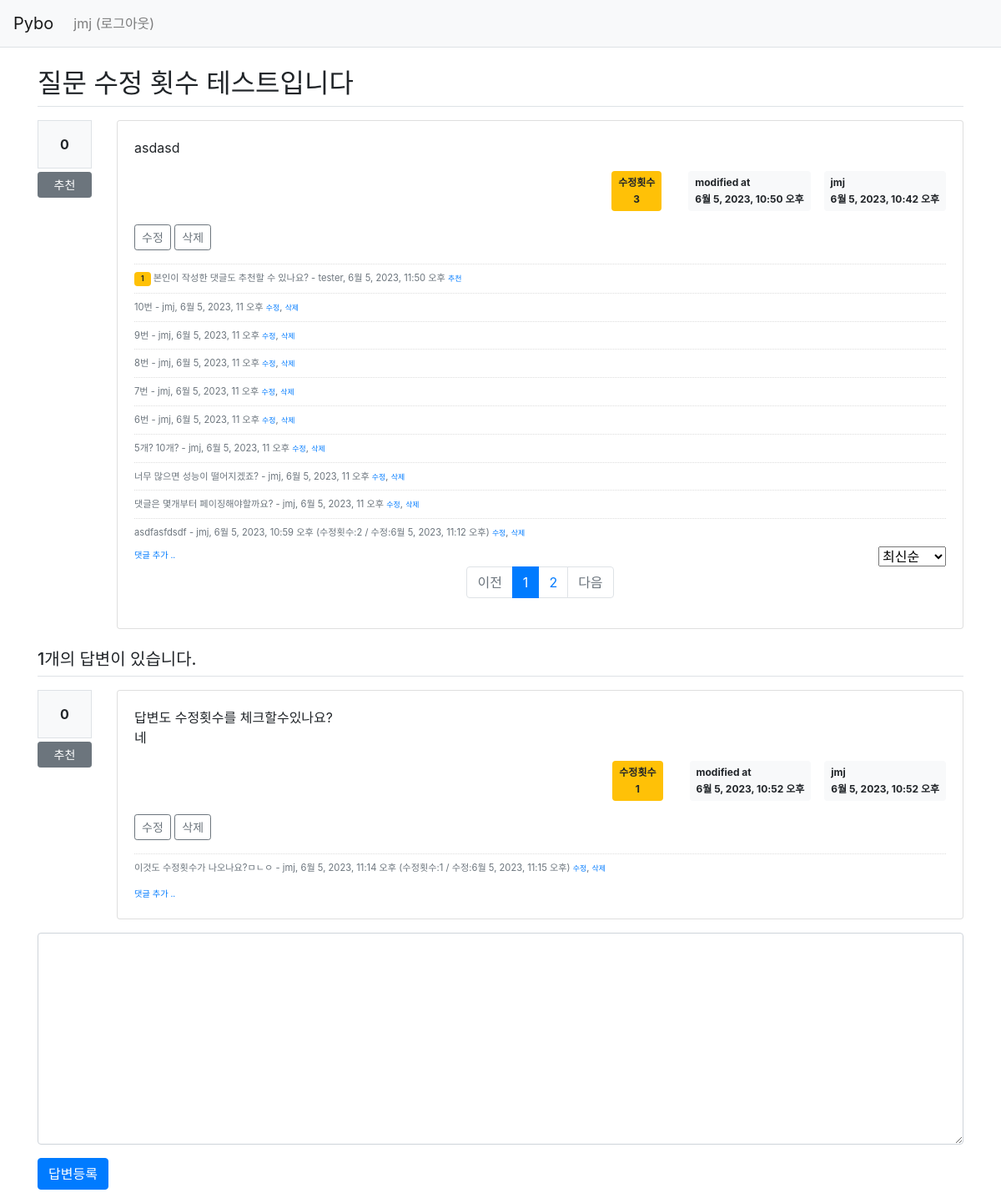
The page /pybo/16/ (signed in) on the database as committed earlier.
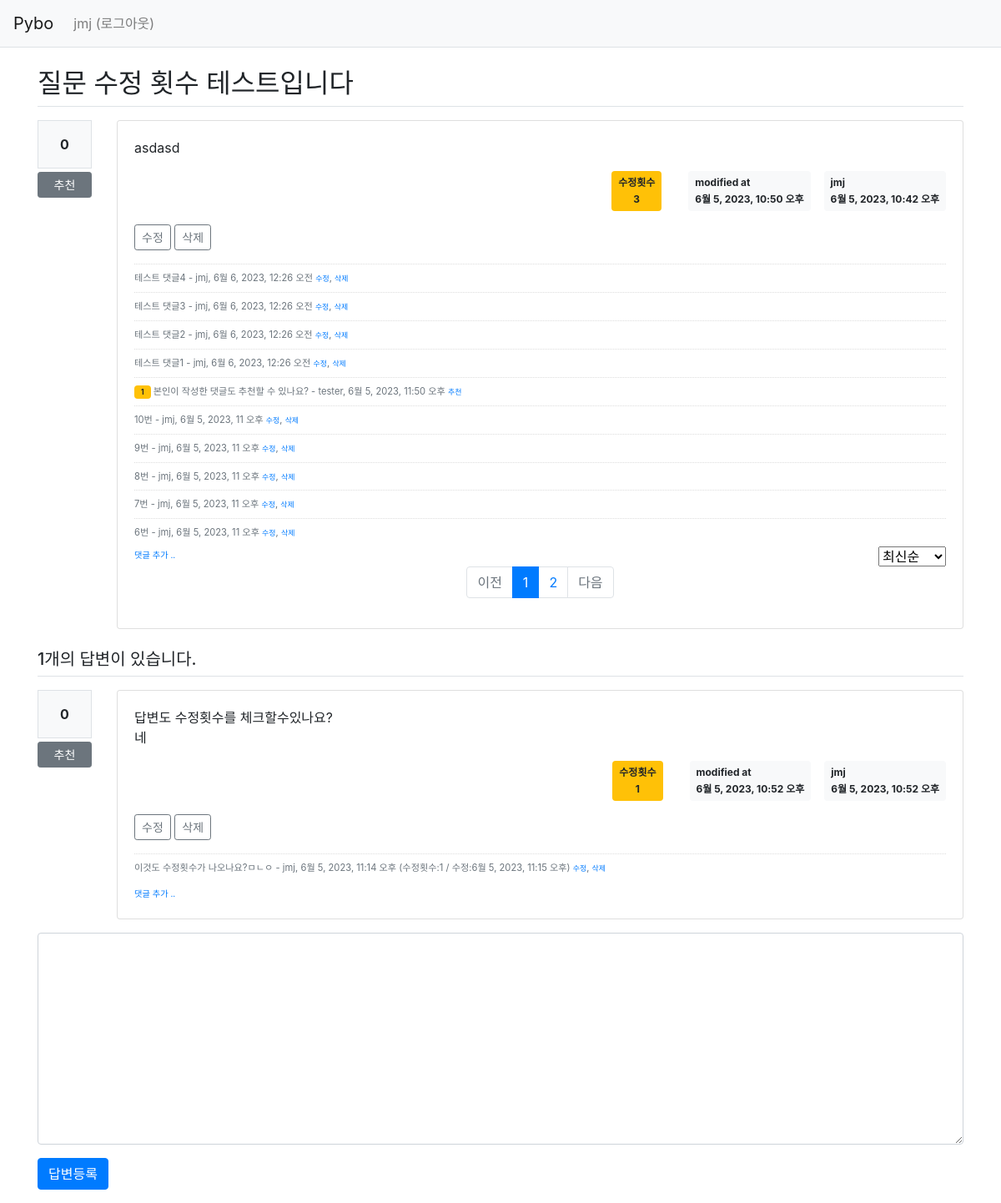
The same page on the database as committed later.
### pybo/models.py (models this page shows, shortened)
class Comment(models.Model):
    author = models.ForeignKey(User, on_delete=models.CASCADE, related_name='author_comment')
    content = models.TextField()
    create_date = models.DateTimeField()
    modify_date = models.DateTimeField(null=True, blank=True)
    question = models.ForeignKey(Question, null=True, blank=True, on_delete=models.CASCADE)
    answer = models.ForeignKey(Answer, null=True, blank=True, on_delete=models.CASCADE)
    modify_count = models.IntegerField() # 댓글 수정 횟수 추가
    voter = models.ManyToManyField(User, related_name='voter_comment')

class Answer(models.Model):
    author = models.ForeignKey(User, on_delete=models.CASCADE, related_name='author_answer')
    question = models.ForeignKey(Question, on_delete=models.CASCADE)
    content = models.TextField()
    create_date = models.DateTimeField()
    modify_date = models.DateTimeField(null=True, blank=True)
    voter = models.ManyToManyField(User, related_name='voter_answer')
    modify_count = models.IntegerField() # 답변 수정 횟수 추가

### pybo/views/base_views.py (the view)
# urls.py: path('<int:question_id>/', base_views.detail, name='detail'),
def detail(request, question_id):
    question = get_object_or_404(Question, pk=question_id)
    page = request.GET.get('page', '1')  # 페이지
    so = request.GET.get('so', 'recent')  # 정렬기준
    if so == 'recommend':
        comment_list = question.comment_set.annotate(num_voter=Count('voter')).order_by('-num_voter', '-create_date')
    elif so == 'oldest':  # oldest
        comment_list = question.comment_set.order_by('create_date')
    else:  # recent
        comment_list = question.comment_set.order_by('-create_date')
    paginator = Paginator(comment_list, 10)  # 페이지당 10개씩 보여주기
    page_obj = paginator.get_page(page)
    context = {'question': question, 'comment_list': page_obj, 'page': page, 'so': so}
    return render(request, 'pybo/question_detail.html', context)

### pybo/templatetags/pybo_filter.py (called while the page is built)
@register.filter()
def mark(value):
    extensions = ["nl2br", "fenced_code"]
    return mark_safe(markdown.markdown(value, extensions=extensions))

### templates/pybo/question_detail.html (shortened to what the changed rows need)
{% extends 'base.html' %}
{% load pybo_filter %}
{% block content %}
<div class="container my-3">
    <h2 class="border-bottom py-2">{{ question.subject }}</h2>
    <div class="row my-3">
        <div class="col-11">
            <div class="card">
                <div class="card-body">
                    {% if comment_list %}
                    <div class="mt-3">
                    {% for comment in comment_list %}
                        <div class="comment py-2 text-muted">
                            {% if comment.voter.all.count > 0 %}
                            <span class="badge badge-warning px-2 py-1">{{ comment.voter.all.count }}</span>
                            {% endif %}
                            <span style="white-space: pre-line;">{{ comment.content }}</span>
                            <span>
                                - {{ comment.author }}, {{ comment.create_date }}
                                {% if comment.modify_date %}
                                (수정횟수:{{ comment.modify_count }} / 수정:{{ comment.modify_date }})
                                {% endif %}
                            </span>
                            {% if request.user == comment.author %}
                            <a href="{% url 'pybo:comment_modify_question' comment.id  %}" class="small">수정</a>,
                            <a href="#" class="small delete"
                               data-uri="{% url 'pybo:comment_delete_question' comment.id  %}">삭제</a>
                            {% else %}
                            <a href="#" data-uri="{% url 'pybo:vote_comment' comment.id  %}"
                                class="small recommend">추천</a>
                            {% endif %}
                        </div>
                    {% endfor %}
                    </div>
                    {% endif %}
                    <ul class="pagination justify-content-center ">
                        {% for page_number in comment_list.paginator.page_range %}
                        {% if page_number >= comment_list.number|add:-5 and page_number <= comment_list.number|add:5 %}
                            {% if page_number == comment_list.number %}
                            <li class="page-item active" aria-current="page">
                                <a class="page-link" data-page="{{ page_number }}" href="#">{{ page_number }}</a>
                            </li>
                            {% else %}
                            <li class="page-item">
                                <a class="page-link" data-page="{{ page_number }}" href="#">{{ page_number }}</a>
                            </li>
                            {% endif %}
                        {% endif %}
                        {% endfor %}
                    </ul>
                </div>
            </div>
        </div>
    </div>
    {% for answer in question.answer_set.all %}
    <div class="row my-3">
        <div class="col-1">
            <div class="bg-light text-center p-3 border font-weight-bolder mb-1">{{answer.voter.count}}</div>
            <a href="#" data-uri="{% url 'pybo:vote_answer' answer.id  %}"
                class="recommend btn btn-sm btn-secondary btn-block my-1">추천</a>
        </div>
        <div class="col-11">
            <div class="card">
                <div class="card-body">
                    <div class="card-text">{{ answer.content|mark }}</div>
                    <div class="d-flex justify-content-end">
                        {% if answer.modify_date %}
                        <div class="badge badge-warning p-2 text-center mx-3">
                            <div class="mb-2">수정횟수</div>
                            <div>{{ answer.modify_count }}</div>
                        </div>
                        <div class="badge badge-light p-2 text-left mx-3">
                            <div class="mb-2">modified at</div>
                            <div>{{ answer.modify_date }}</div>
                        </div>
                        {% endif %}
                        <div class="badge badge-light p-2 text-left">
                            <div class="mb-2">{{ answer.author.username }}</div>
                            <div>{{ answer.create_date }}</div>
                        </div>
                    </div>
                    {% if request.user == answer.author %}
                    <div class="my-3">
                        <a href="{% url 'pybo:answer_modify' answer.id  %}"
                           class="btn btn-sm btn-outline-secondary">수정</a>
                        <a href="#" class="delete btn btn-sm btn-outline-secondary "
                           data-uri="{% url 'pybo:answer_delete' answer.id  %}">삭제</a>
                    </div>
                    {% endif %}
                    {% if answer.comment_set.count > 0 %}
                    <div class="mt-3">
                    {% for comment in answer.comment_set.all %}
                        <div class="comment py-2 text-muted">
                            <span style="white-space: pre-line;">{{ comment.content }}</span>
                            <span>
                                - {{ comment.author }}, {{ comment.create_date }}
                                {% if comment.modify_date %}
                                (수정횟수:{{ comment.modify_count }} / 수정:{{ comment.modify_date }})
                                {% endif %}
                            </span>
                            {% if request.user == comment.author %}
                            <a href="{% url 'pybo:comment_modify_answer' comment.id  %}" class="small">수정</a>,
                            <a href="#" class="small delete"
                               data-uri="{% url 'pybo:comment_delete_answer' comment.id  %}">삭제</a>
                            {% else %}
                            <a href="#" data-uri="{% url 'pybo:vote_comment' comment.id  %}"
                                class="small recommend">추천</a>
                            {% endif %}
                        </div>
                    {% endfor %}
                    </div>
                    {% endif %}
                    <div>
                        <a href="{% url 'pybo:comment_create_answer' answer.id  %}"
                           class="small"><small>댓글 추가 ..</small></a>
                    </div>
                </div>
            </div>
        </div>
    </div>
    {% endfor %}
</div>
{% endblock %}

Rows that differ between the two databases and show on the page:
no longer on this page (row unchanged): Comment: content "5개? 10개?", author "jmj", create_date "6월 5, 2023, 11 오후", shows "수정", shown under "질문 수정 횟수 테스트입니다"
no longer on this page (row unchanged): Comment: content "너무 많으면 성능이 떨어지겠죠?", author "jmj", create_date "6월 5, 2023, 11 오후", shows "수정", shown under "질문 수정 횟수 테스트입니다"
no longer on this page (row unchanged): Comment: content "댓글은 몇개부터 페이징해야할까요?", author "jmj", create_date "6월 5, 2023, 11 오후", shows "수정", shown under "질문 수정 횟수 테스트입니다"
no longer on this page (row unchanged): Comment: content "asdfasfdsdf", author "jmj", create_date "6월 5, 2023, 10:59 오후", modify_count "2", modify_date "6월 5, 2023, 11:12 오후", shows "수정", shown under "질문 수정 횟수 테스트입니다"
added Comment: content "테스트 댓글4", author "jmj", create_date "6월 6, 2023, 12:26 오전", shows "수정", shown under "질문 수정 횟수 테스트입니다"
added Comment: content "테스트 댓글3", author "jmj", create_date "6월 6, 2023, 12:26 오전", shows "수정", shown under "질문 수정 횟수 테스트입니다"
added Comment: content "테스트 댓글2", author "jmj", create_date "6월 6, 2023, 12:26 오전", shows "수정", shown under "질문 수정 횟수 테스트입니다"
added Comment: content "테스트 댓글1", author "jmj", create_date "6월 6, 2023, 12:26 오전", shows "수정", shown under "질문 수정 횟수 테스트입니다"
